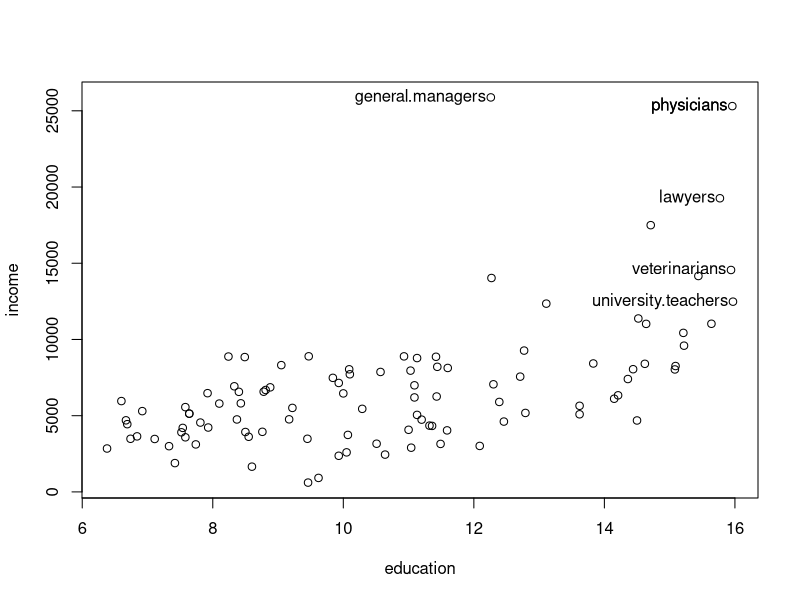
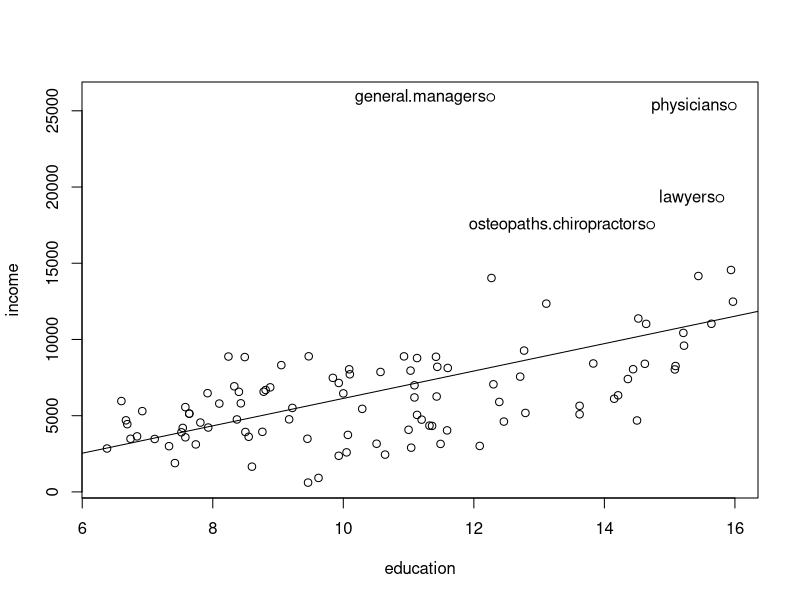

The R source for these figures, in order:
library(car)


### Name: showLabels
### Title: Functions to Identify and Mark Extreme Points in a 2D Plot.
### Aliases: showLabels
### Keywords: utilities

### ** Examples

plot(income ~ education, Prestige)
with(Prestige, showLabels(education, income,
     labels = rownames(Prestige), method=list("x", "y"), n=3))
m <- lm(income ~ education, Prestige)
plot(income ~ education, Prestige)
abline(m)
with(Prestige, showLabels(education, income,
     labels=rownames(Prestige), method=abs(residuals(m)), n=4))
